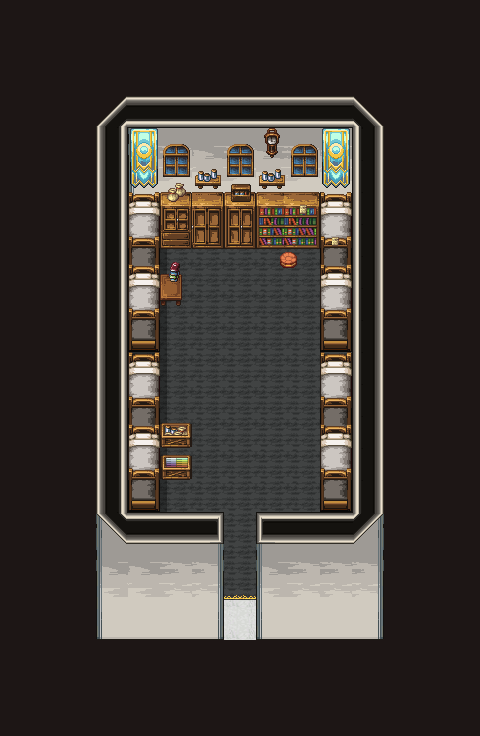

A level layout from a 2D game, rendered from its tile map. Below: a short description, then the map file with tile-grid data replaced by summaries:
An orthogonal 15x23 tile map with 32x32 px tiles, 11 tile layers (black, floor, carpet, wall1, ...).

<map version="1.9" tiledversion="1.9.1" orientation="orthogonal" renderorder="right-down" width="15" height="23" tilewidth="32" tileheight="32" infinite="0" nextlayerid="12" nextobjectid="1">
  <tileset firstgid="1" source="../21_tsx/Church_town.tsx" />
  <layer id="5" name="black" width="15" height="23">
    <data>[345 cells, 2 non-empty, 1 distinct tile ids]</data>
  </layer>
  <layer id="1" name="floor" width="15" height="23">
    <data>[345 cells, 132 non-empty, 1 distinct tile ids]</data>
  </layer>
  <layer id="9" name="carpet" width="15" height="23">
    <data>[345 cells, 80 non-empty, 2 distinct tile ids]</data>
  </layer>
  <layer id="3" name="wall1" width="15" height="23">
    <data>[345 cells, 80 non-empty, 25 distinct tile ids]</data>
  </layer>
  <layer id="8" name="shadow" width="15" height="23">
    <data>[345 cells, 16 non-empty, 4 distinct tile ids]</data>
  </layer>
  <layer id="6" name="furniture1" width="15" height="23">
    <data>[345 cells, 31 non-empty, 18 distinct tile ids]</data>
  </layer>
  <layer id="7" name="furniture2" width="15" height="23">
    <data>[345 cells, 30 non-empty, 17 distinct tile ids]</data>
  </layer>
  <layer id="10" name="chara" width="15" height="23">
    <data>[345 cells, 0 non-empty, 0 distinct tile ids]</data>
  </layer>
  <layer id="11" name="furniture3" width="15" height="23">
    <data>[345 cells, 1 non-empty, 1 distinct tile ids]</data>
  </layer>
  <layer id="4" name="wall2" width="15" height="23">
    <data>[345 cells, 8 non-empty, 6 distinct tile ids]</data>
  </layer>
  <layer id="2" name="black" width="15" height="23">
    <data>[345 cells, 192 non-empty, 1 distinct tile ids]</data>
  </layer>
</map>
